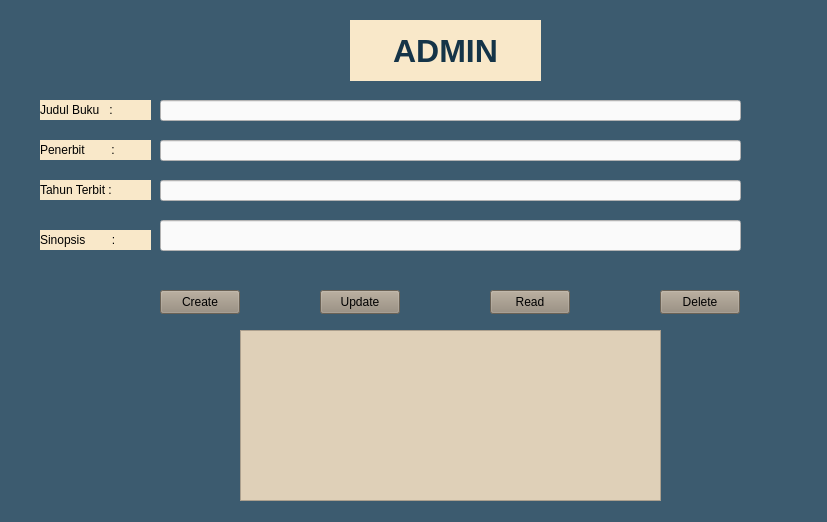
<?xml version="1.0" encoding="UTF-8"?>
<ui version="4.0">
 <class>Admin</class>
 <widget class="QWidget" name="Admin">
  <property name="geometry">
   <rect>
    <x>0</x>
    <y>0</y>
    <width>827</width>
    <height>522</height>
   </rect>
  </property>
  <property name="windowTitle">
   <string>Form</string>
  </property>
  <property name="autoFillBackground">
   <bool>false</bool>
  </property>
  <property name="styleSheet">
   <string notr="true">background-color: rgb(60, 91, 111);</string>
  </property>
  <widget class="QPushButton" name="CreateButton">
   <property name="geometry">
    <rect>
     <x>160</x>
     <y>290</y>
     <width>80</width>
     <height>24</height>
    </rect>
   </property>
   <property name="styleSheet">
    <string notr="true">background-color: rgb(148, 137, 121);
color: rgb(0, 0, 0);</string>
   </property>
   <property name="text">
    <string>Create</string>
   </property>
  </widget>
  <widget class="QPushButton" name="UpdateButton">
   <property name="geometry">
    <rect>
     <x>320</x>
     <y>290</y>
     <width>80</width>
     <height>24</height>
    </rect>
   </property>
   <property name="styleSheet">
    <string notr="true">background-color: rgb(148, 137, 121);
color: rgb(0, 0, 0);</string>
   </property>
   <property name="text">
    <string>Update</string>
   </property>
  </widget>
  <widget class="QPushButton" name="DeleteButton">
   <property name="geometry">
    <rect>
     <x>660</x>
     <y>290</y>
     <width>80</width>
     <height>24</height>
    </rect>
   </property>
   <property name="styleSheet">
    <string notr="true">background-color: rgb(148, 137, 121);
color: rgb(0, 0, 0);</string>
   </property>
   <property name="text">
    <string>Delete</string>
   </property>
  </widget>
  <widget class="QLineEdit" name="penerbitLineEdit">
   <property name="geometry">
    <rect>
     <x>160</x>
     <y>140</y>
     <width>581</width>
     <height>21</height>
    </rect>
   </property>
   <property name="styleSheet">
    <string notr="true">background-color: rgb(250, 250, 250);</string>
   </property>
  </widget>
  <widget class="QLineEdit" name="judulLineEdit">
   <property name="geometry">
    <rect>
     <x>160</x>
     <y>100</y>
     <width>581</width>
     <height>21</height>
    </rect>
   </property>
   <property name="styleSheet">
    <string notr="true">background-color: rgb(250, 250, 250);</string>
   </property>
  </widget>
  <widget class="QLineEdit" name="tahunterbitLineEdit">
   <property name="geometry">
    <rect>
     <x>160</x>
     <y>180</y>
     <width>581</width>
     <height>21</height>
    </rect>
   </property>
   <property name="styleSheet">
    <string notr="true">background-color: rgb(250, 250, 250);</string>
   </property>
  </widget>
  <widget class="QLineEdit" name="sinopsisLineEdit">
   <property name="geometry">
    <rect>
     <x>160</x>
     <y>220</y>
     <width>581</width>
     <height>31</height>
    </rect>
   </property>
   <property name="styleSheet">
    <string notr="true">background-color: rgb(250, 250, 250);</string>
   </property>
  </widget>
  <widget class="QLabel" name="label">
   <property name="geometry">
    <rect>
     <x>40</x>
     <y>100</y>
     <width>111</width>
     <height>20</height>
    </rect>
   </property>
   <property name="styleSheet">
    <string notr="true">color: rgb(0, 0, 0);
font: 700 12pt &quot;Segoe UI&quot;;
background-color: rgb(249, 232, 201);</string>
   </property>
   <property name="text">
    <string>Judul Buku   :</string>
   </property>
  </widget>
  <widget class="QLabel" name="label_2">
   <property name="geometry">
    <rect>
     <x>40</x>
     <y>140</y>
     <width>111</width>
     <height>20</height>
    </rect>
   </property>
   <property name="styleSheet">
    <string notr="true">color: rgb(0, 0, 0);
font: 700 12pt &quot;Segoe UI&quot;;
background-color: rgb(249, 232, 201);</string>
   </property>
   <property name="text">
    <string>Penerbit        :</string>
   </property>
  </widget>
  <widget class="QLabel" name="label_3">
   <property name="geometry">
    <rect>
     <x>40</x>
     <y>180</y>
     <width>111</width>
     <height>20</height>
    </rect>
   </property>
   <property name="styleSheet">
    <string notr="true">color: rgb(0, 0, 0);
font: 700 12pt &quot;Segoe UI&quot;;
background-color: rgb(249, 232, 201);</string>
   </property>
   <property name="text">
    <string>Tahun Terbit :</string>
   </property>
  </widget>
  <widget class="QLabel" name="label_4">
   <property name="geometry">
    <rect>
     <x>40</x>
     <y>230</y>
     <width>111</width>
     <height>20</height>
    </rect>
   </property>
   <property name="styleSheet">
    <string notr="true">color: rgb(0, 0, 0);
font: 700 12pt &quot;Segoe UI&quot;;
background-color: rgb(249, 232, 201);</string>
   </property>
   <property name="text">
    <string>Sinopsis        :</string>
   </property>
  </widget>
  <widget class="QLabel" name="label_5">
   <property name="geometry">
    <rect>
     <x>350</x>
     <y>20</y>
     <width>191</width>
     <height>61</height>
    </rect>
   </property>
   <property name="font">
    <font>
     <family>Tahoma</family>
     <pointsize>24</pointsize>
     <bold>true</bold>
    </font>
   </property>
   <property name="layoutDirection">
    <enum>Qt::LeftToRight</enum>
   </property>
   <property name="styleSheet">
    <string notr="true">color: rgb(21, 52, 72);
background-color: rgb(249, 232, 201);</string>
   </property>
   <property name="text">
    <string>ADMIN</string>
   </property>
   <property name="textFormat">
    <enum>Qt::MarkdownText</enum>
   </property>
   <property name="scaledContents">
    <bool>false</bool>
   </property>
   <property name="alignment">
    <set>Qt::AlignCenter</set>
   </property>
   <property name="wordWrap">
    <bool>false</bool>
   </property>
  </widget>
  <widget class="QTableView" name="tableView">
   <property name="geometry">
    <rect>
     <x>240</x>
     <y>330</y>
     <width>421</width>
     <height>171</height>
    </rect>
   </property>
   <property name="styleSheet">
    <string notr="true">background-color: rgb(223, 208, 184);</string>
   </property>
  </widget>
  <widget class="QPushButton" name="ReadButton">
   <property name="geometry">
    <rect>
     <x>490</x>
     <y>290</y>
     <width>80</width>
     <height>24</height>
    </rect>
   </property>
   <property name="styleSheet">
    <string notr="true">background-color: rgb(148, 137, 121);
color: rgb(0, 0, 0);</string>
   </property>
   <property name="text">
    <string>Read</string>
   </property>
  </widget>
  <widget class="QLabel" name="label_6">
   <property name="geometry">
    <rect>
     <x>0</x>
     <y>-80</y>
     <width>831</width>
     <height>651</height>
    </rect>
   </property>
   <property name="styleSheet">
    <string notr="true">background-image: url(:/gambar/127E0F91-7716-46BA-921E-8948FC3E8FC0.JPEG);
image: url(:/admin/D:/pngtree-the-bookstore-in-the-bookstore-picture-image_1537885.jpg);</string>
   </property>
   <property name="text">
    <string/>
   </property>
  </widget>
  <zorder>label_6</zorder>
  <zorder>CreateButton</zorder>
  <zorder>UpdateButton</zorder>
  <zorder>DeleteButton</zorder>
  <zorder>penerbitLineEdit</zorder>
  <zorder>judulLineEdit</zorder>
  <zorder>tahunterbitLineEdit</zorder>
  <zorder>sinopsisLineEdit</zorder>
  <zorder>label</zorder>
  <zorder>label_2</zorder>
  <zorder>label_3</zorder>
  <zorder>label_4</zorder>
  <zorder>label_5</zorder>
  <zorder>tableView</zorder>
  <zorder>ReadButton</zorder>
 </widget>
 <resources/>
 <connections/>
</ui>
